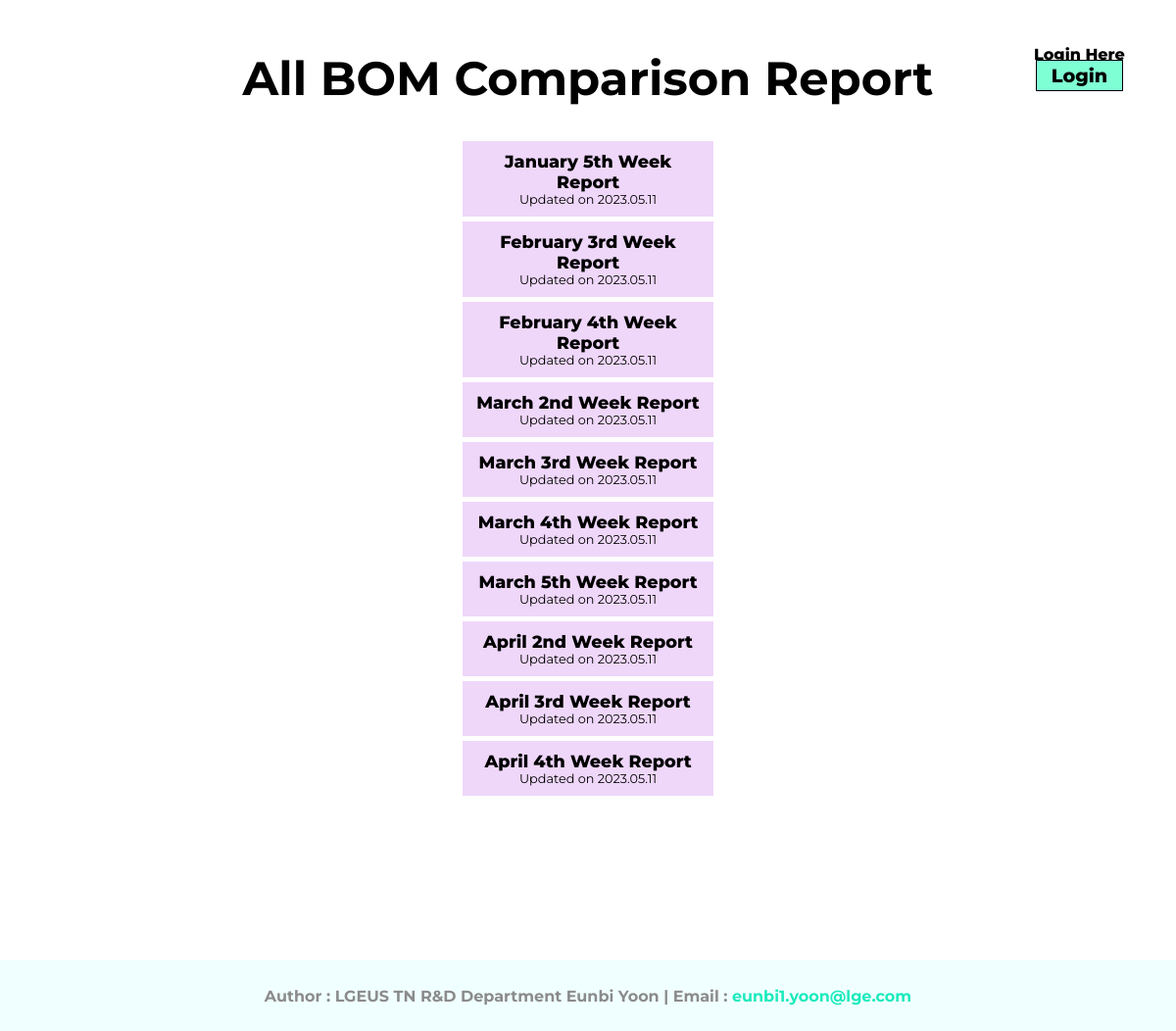
/bom-comparison/cost/, run on the app's committed database.
### report/models.py (models this page shows, shortened)
class Category(models.Model):
    title=models.CharField(max_length=255)
    slug=models.SlugField()
    class Meta:
        verbose_name_plural='  1) Categories'

class Post(models.Model):
    category=models.ForeignKey(Category, related_name='post_model', on_delete=models.CASCADE)
    slug=models.SlugField()
    author=models.ForeignKey(User, related_name='post_user',on_delete=models.CASCADE)
    title=models.CharField(max_length=255)
    date_added=models.DateTimeField(auto_now_add=True)
    class Meta:
        verbose_name_plural='  2) Posts'

### report/views.py (the view)
# urls.py: path('<slug:slug>/cost/', category_cost_view, name='category_cost_url'),
def category_cost_view(request, slug):
    category=Category.objects.get(slug=slug)
    context={
        'category_pair':category,
    }
    return render(request,'category-cost.html', context)

### templates/category-cost.html (shortened to what this page needs)
{% extends 'base.html' %}
{% block name %}<div class="category-name">All {{ category_pair.title }} Report</div>{% endblock %}
{% block container %}
    <div class="category">
        {% for cat in category_pair.post_model.all %}
            <a href="{% url 'detail_cost_url' cat.slug cat.id%}">
                <div class="category-detail" id="cost">
                    <div class="title">{{ cat.title }} Report</div>
                    <div class="date">Updated on {{ cat.date_added|date:"Y.m.d" }}</div>
                </div>
            </a>
        {% endfor %}
    </div>
{% endblock %}

### statics/css/style3.css (style rules this page uses)
body { margin:auto; font-family: 'Montserrat'; overflow-y: scroll; min-height:100%; display: flex; flex-direction: column; }
.category { text-align: center; margin-top:30px; }
.category-name { text-align: center; font-size: 3rem; }
.category a { text-decoration:none; margin-top: 50px; }
.category .category-detail { color:black; margin: auto; width:30%; margin:5px auto; padding:10px; font-size:1rem }
.category .category-detail .title { font-size: 1.1rem; font-weight: 800; }
.category .category-detail .date { font-size:0.8rem; }
#cost { background-color:rgb(239, 215, 250); }

### data on the page
Category: title "BOM Comparison"
Post: title "January 5th Week", date_added "2023.05.11"
Post: title "February 3rd Week", date_added "2023.05.11"
Post: title "February 4th Week", date_added "2023.05.11"
Post: title "March 2nd Week", date_added "2023.05.11"
Post: title "March 3rd Week", date_added "2023.05.11"
Post: title "March 4th Week", date_added "2023.05.11"
Post: title "March 5th Week", date_added "2023.05.11"
Post: title "April 2nd Week", date_added "2023.05.11"
Post: title "April 3rd Week", date_added "2023.05.11"
Post: title "April 4th Week", date_added "2023.05.11"
